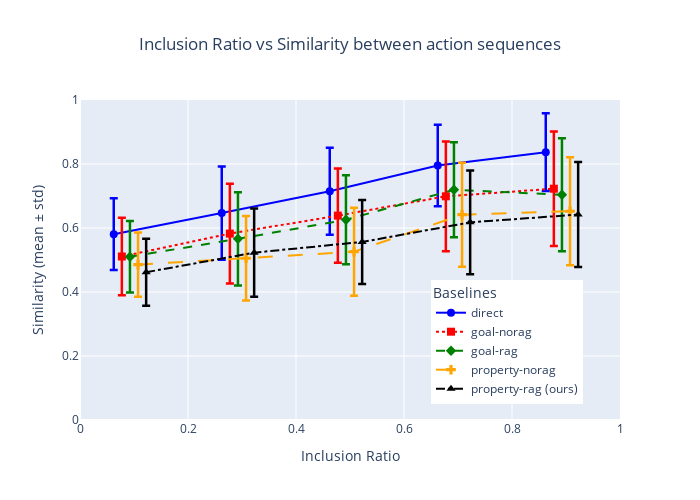
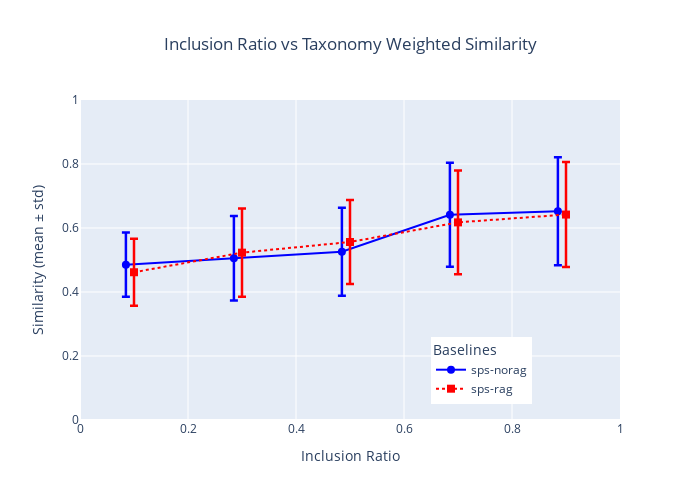

Notebook cell for these charts, in order:
### Code cell
#------------------------------------------------
# Q0: Selection Ratios
#------------------------------------------------


# THIS IS FUNCTION WITHOUT ERROR BAR
# plot_multiple_selection_vs_target_equal_ratio([
#     (df_eval_rag, efil3_human_rag2, "ours-humaneval"),
#     (df_eval_rag, efil3_both_rag2, "ours-strict"),
#     (df_eval_norag, efil3_human_norag2, "norag-humaneval"),
#     (df_eval_norag, efil3_both_norag2, "norag-strict"),
# ], bins=5, title_str='strict evaluator')

# plot_multiple_selection_vs_target_equal_ratio([
#     (df_eval_rag, efil3_human_rag, "ours-humaneval"),
#     (df_eval_rag, efil3_both_rag, "ours-strict"),
#     (df_eval_norag, efil3_human_norag, "norag-humaneval"),
#     (df_eval_norag, efil3_both_norag, "norag-strict"),
# ], bins=5, title_str='strict evaluator')

# plot_multiple_selection_vs_target_equal_ratio([
#     (df_eval_rag, efil3_human_rag, "ours-human"),
#     (df_eval_norag, efil3_both_rag, "ours-strict"),
# ], bins=5, title_str='strict evaluator')

# plot_multiple_selection_vs_target_equal_ratio([
#     (df_eval_rag, efil3_human_norag, "baseline1-human"),
#     (df_eval_norag, efil3_both_norag, "baseline1-strict"),
# ], bins=5, title_str='strict evaluator')

# plot_multiple_selection_vs_target_equal_ratio([
#     (df_eval_raggoal, efil3_human_raggoal, "baseline2-human"),
#     (df_eval_raggoal, efil3_raggoal, "baseline2-strict"),
# ], bins=5, title_str='strict evaluator')

# plot_multiple_selection_vs_target_equal_ratio([
#     (df_eval_noraggoal, efil3_human_noraggoal, "baseline3-human"),
#     (df_eval_noraggoal, efil3_noraggoal, "baseline3-strict"),
# ], bins=5, title_str='strict evaluator')

# draw with barplot
def plot_similarity_vs_inclusion(data_pairs, bins=10, title_str="", column_name=""):
    """
    Plots similarity (mean ± std) vs. inclusion ratio for multiple (df_selected, label) pairs.
    
    Args:
        data_pairs (list of tuples): Each tuple contains (df_selected, label). df_selected must contain 'target_equal_ratio' and 'similarity'.
        bins (int): Number of bins for target_equal_ratio.
        title_str (str): Title for the plot.
    """
    bin_edges = np.linspace(0, 1, bins + 1)
    bin_centers = [(bin_edges[i] + bin_edges[i + 1]) / 2 for i in range(bins)]

    colors = ['blue', 'red', 'green', 'orange', 'purple', 'brown', 'teal', 'pink']
    dash_styles = ['solid', 'dot', 'dash', 'longdash', 'dashdot', 'longdashdot']
    marker_symbols = ['circle', 'square', 'diamond', 'cross', 'x', 'triangle-up']

    fig = go.Figure()

    for i, (df_selected, label) in enumerate(data_pairs):
        # Bin data
        selected_binned = pd.cut(df_selected["target_equal_ratio"], bins=bin_edges, include_lowest=True)
        mean_similarity = df_selected.groupby(selected_binned, observed=True)[column_name].mean()
        std_similarity = df_selected.groupby(selected_binned, observed=True)[column_name].std().fillna(0)

        # Count how many samples are in each bin
        counts = df_selected.groupby(selected_binned, observed=True).size()
        print(f"Counts per bin for {label}:")
        print(counts)


        # Add mean line with error bars (sticks)
        fig.add_trace(go.Scatter(
            x=bin_centers,
            y=mean_similarity.values,
            mode='lines+markers',
            name=label,
            line=dict(color=colors[i % len(colors)], dash=dash_styles[i % len(dash_styles)]),
            marker=dict(symbol=marker_symbols[i % len(marker_symbols)], size=8),
            error_y=dict(
                type='data',
                array=std_similarity.values,
                visible=True,
                color=colors[i % len(colors)]
            )
        ))

    fig.update_layout(
        title=dict(
        text=f"{title_str}",
        x=0.5,  # Center the title
        xanchor='center'  # Anchor the title at the center
        ),
        xaxis_title="Inclusion Ratio",
        yaxis_title="Similarity (mean ± std)",
        xaxis=dict(range=[0.0, 1]),
        yaxis=dict(range=[0, 1]),
        width=600,
        height=500,
        legend=dict(title="Legend", x=0.01, y=0.05),
    )

    fig.show()



def plot_similarity_vs_inclusion_trimmed(data_pairs, bins=5, title_str="", column_name=""):
    import numpy as np
    import pandas as pd
    import plotly.graph_objects as go

    bin_edges = np.linspace(0.0, 1.0, bins + 1)
    bin_centers = np.array([(bin_edges[i] + bin_edges[i + 1]) / 2 for i in range(bins)])

    colors = ['blue', 'red', 'green', 'orange', 'black']
    dash_styles = ['solid', 'dot', 'dash', 'longdash', 'dashdot']
    marker_symbols = ['circle', 'square', 'diamond', 'cross', 'triangle-up']

    fig = go.Figure()

    offset_step = 0.015  # horizontal offset amount
    for i, (df_selected, label) in enumerate(data_pairs):
        selected_binned = pd.cut(df_selected["target_equal_ratio"], bins=bin_edges, include_lowest=True)
        mean_similarity = df_selected.groupby(selected_binned, observed=True)[column_name].mean()
        std_similarity = df_selected.groupby(selected_binned, observed=True)[column_name].std().fillna(0)

        # Apply x-offset for side-by-side plotting
        offset = (i - len(data_pairs) / 2) * offset_step
        offset_bin_centers = bin_centers + offset

        fig.add_trace(go.Scatter(
            x=offset_bin_centers,
            y=mean_similarity.values,
            mode='lines+markers',
            name=label,
            line=dict(color=colors[i % len(colors)], dash=dash_styles[i % len(dash_styles)]),
            marker=dict(symbol=marker_symbols[i % len(marker_symbols)], size=8),
            error_y=dict(
                type='data',
                array=std_similarity.values,
                visible=True,
                color=colors[i % len(colors)],
                thickness=2.5  # Make error bars fatter
            )
        ))

    fig.update_layout(
        title=dict(
            text=f"{title_str}",
            x=0.5,
            xanchor='center'
        ),
        xaxis_title="Inclusion Ratio",
        yaxis_title="Similarity (mean ± std)",
        xaxis=dict(range=[0, 1.0]),
        yaxis=dict(range=[0, 1]),
        width=700,
        height=500,
        legend=dict(title="Baselines", x=0.65, y=0.05),
    )

    fig.show()

def compute_bin_stats(df, column_name, start=0.0, stop=1.0, bins=5):
    # Step 1: Define bin edges
    bin_edges = np.linspace(start, stop, bins + 1)
    df['bin'] = pd.cut(df['target_equal_ratio'], bins=bin_edges, include_lowest=True)

    # Step 2: Compute per-bin stats
    bin_stats = df.groupby('bin', observed=True)[column_name].agg(['mean', 'std', 'count']).reset_index()

    # Step 3: Overall stats
    overall_mean = df[column_name].mean()
    overall_std = df[column_name].std()
    overall_count = len(df)

    print("\n🔹 Per-bin stats:")
    print(bin_stats)

    print(f"\n🔸 Overall stats:\nMean = {overall_mean:.3f}, Std = {overall_std:.3f}, Count = {overall_count}")
    
    return bin_stats, overall_mean, overall_std

print("=================================================")
print("SIMILARITY vs INCLUSION")
print("=================================================")
#------------------------------------------------
# Q1: Similarity for EACH BASELINES under Human PASS/FAIL
#------------------------------------------------
# PLOT Similarities of SELECTED VALUES in each bin
# Remove first-bin data (e.g., 0–0.2 if 5 bins)
filtered_data_pairs = []
for df, label in [
    (yield_0, "direct"),
    (yield_1_1, "goal-norag"),
    (yield_1_2, "goal-rag"),
    (yield_2_1, "property-norag"),
    (yield_2_2, "property-rag (ours)"),
]:
    # df_filtered = df[df['target_equal_ratio'] > 0.2]  # adjust based on actual bin edges
    # filtered_data_pairs.append((df_filtered, label))
    filtered_data_pairs.append((df, label))

plot_similarity_vs_inclusion_trimmed(
    filtered_data_pairs,
    title_str="Inclusion Ratio vs Similarity between action sequences",
    bins=5,
    column_name='dtw_similarity'
)



filtered_data_pairs = []
for df, label in [
    (yield_2_1, "sps-norag"),
    (yield_2_2, "sps-rag"),
]:
    # df_filtered = df[df['target_equal_ratio'] > 0.2]  # adjust based on actual bin edges
    # filtered_data_pairs.append((df_filtered, label))
    filtered_data_pairs.append((df, label))

plot_similarity_vs_inclusion_trimmed(
    filtered_data_pairs,
    title_str="Inclusion Ratio vs Taxonomy Weighted Similarity",
    bins=5,
    column_name='dtw_similarity'
)

### Figure 1 — Plotly figure (JSON) as saved in the notebook; plotly's stock layout.template omitted (floating-point values rounded to 4 significant figures)
{"data": [{"error_y": {"array": [0.1122, 0.1455, 0.1359, 0.1274, 0.1218], "color": "blue", "thickness": 2.5, "type": "data", "visible": true}, "line": {"color": "blue", "dash": "solid"}, "marker": {"size": 8, "symbol": "circle"}, "mode": "lines+markers", "name": "direct", "type": "scatter", "x": [0.0625, 0.2625, 0.4625, 0.6625, 0.8625], "y": [0.5807, 0.6466, 0.7151, 0.7952, 0.8371]}, {"error_y": {"array": [0.1207, 0.1558, 0.1475, 0.1716, 0.1787], "color": "red", "thickness": 2.5, "type": "data", "visible": true}, "line": {"color": "red", "dash": "dot"}, "marker": {"size": 8, "symbol": "square"}, "mode": "lines+markers", "name": "goal-norag", "type": "scatter", "x": [0.0775, 0.2775, 0.4775, 0.6775, 0.8775], "y": [0.511, 0.5825, 0.6387, 0.699, 0.7228]}, {"error_y": {"array": [0.1117, 0.146, 0.1392, 0.1484, 0.1768], "color": "green", "thickness": 2.5, "type": "data", "visible": true}, "line": {"color": "green", "dash": "dash"}, "marker": {"size": 8, "symbol": "diamond"}, "mode": "lines+markers", "name": "goal-rag", "type": "scatter", "x": [0.0925, 0.2925, 0.4925, 0.6925, 0.8925], "y": [0.5102, 0.5661, 0.6257, 0.7194, 0.7038]}, {"error_y": {"array": [0.1005, 0.1319, 0.1377, 0.1623, 0.1685], "color": "orange", "thickness": 2.5, "type": "data", "visible": true}, "line": {"color": "orange", "dash": "longdash"}, "marker": {"size": 8, "symbol": "cross"}, "mode": "lines+markers", "name": "property-norag", "type": "scatter", "x": [0.1075, 0.3075, 0.5075, 0.7075, 0.9075], "y": [0.4855, 0.5055, 0.5259, 0.6416, 0.6524]}, {"error_y": {"array": [0.1047, 0.1381, 0.1315, 0.1618, 0.1642], "color": "black", "thickness": 2.5, "type": "data", "visible": true}, "line": {"color": "black", "dash": "dashdot"}, "marker": {"size": 8, "symbol": "triangle-up"}, "mode": "lines+markers", "name": "property-rag (ours)", "type": "scatter", "x": [0.1225, 0.3225, 0.5225, 0.7225, 0.9225], "y": [0.4617, 0.523, 0.5563, 0.6176, 0.642]}], "layout": {"height": 500, "legend": {"title": {"text": "Baselines"}, "x": 0.65, "y": 0.05}, "title": {"text": "Inclusion Ratio vs Similarity between action sequences", "x": 0.5, "xanchor": "center"}, "width": 700, "xaxis": {"range": [0, 1], "title": {"text": "Inclusion Ratio"}}, "yaxis": {"range": [0, 1], "title": {"text": "Similarity (mean ± std)"}}}}

### Figure 2 — Plotly figure (JSON) as saved in the notebook; plotly's stock layout.template omitted (floating-point values rounded to 4 significant figures)
{"data": [{"error_y": {"array": [0.1005, 0.1319, 0.1377, 0.1623, 0.1685], "color": "blue", "thickness": 2.5, "type": "data", "visible": true}, "line": {"color": "blue", "dash": "solid"}, "marker": {"size": 8, "symbol": "circle"}, "mode": "lines+markers", "name": "sps-norag", "type": "scatter", "x": [0.085, 0.285, 0.485, 0.685, 0.885], "y": [0.4855, 0.5055, 0.5259, 0.6416, 0.6524]}, {"error_y": {"array": [0.1047, 0.1381, 0.1315, 0.1618, 0.1642], "color": "red", "thickness": 2.5, "type": "data", "visible": true}, "line": {"color": "red", "dash": "dot"}, "marker": {"size": 8, "symbol": "square"}, "mode": "lines+markers", "name": "sps-rag", "type": "scatter", "x": [0.1, 0.3, 0.5, 0.7, 0.9], "y": [0.4617, 0.523, 0.5563, 0.6176, 0.642]}], "layout": {"height": 500, "legend": {"title": {"text": "Baselines"}, "x": 0.65, "y": 0.05}, "title": {"text": "Inclusion Ratio vs Taxonomy Weighted Similarity", "x": 0.5, "xanchor": "center"}, "width": 700, "xaxis": {"range": [0, 1], "title": {"text": "Inclusion Ratio"}}, "yaxis": {"range": [0, 1], "title": {"text": "Similarity (mean ± std)"}}}}
